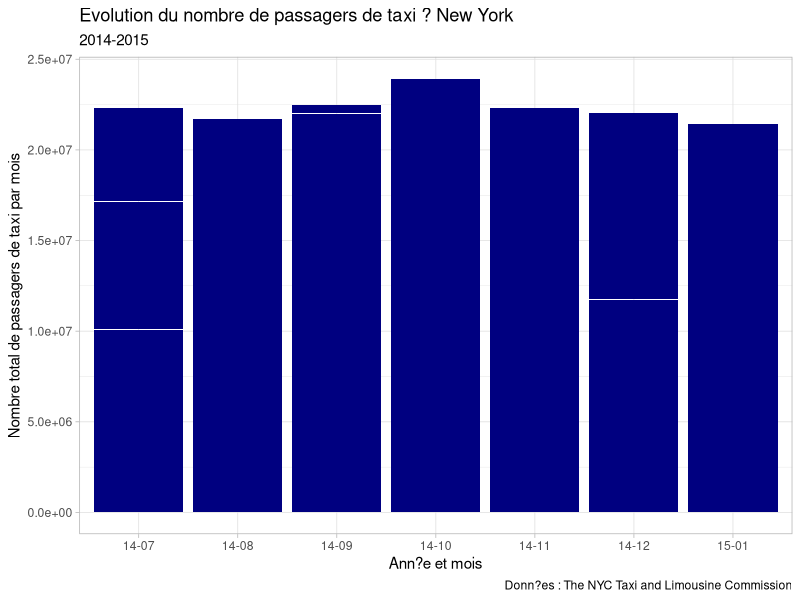
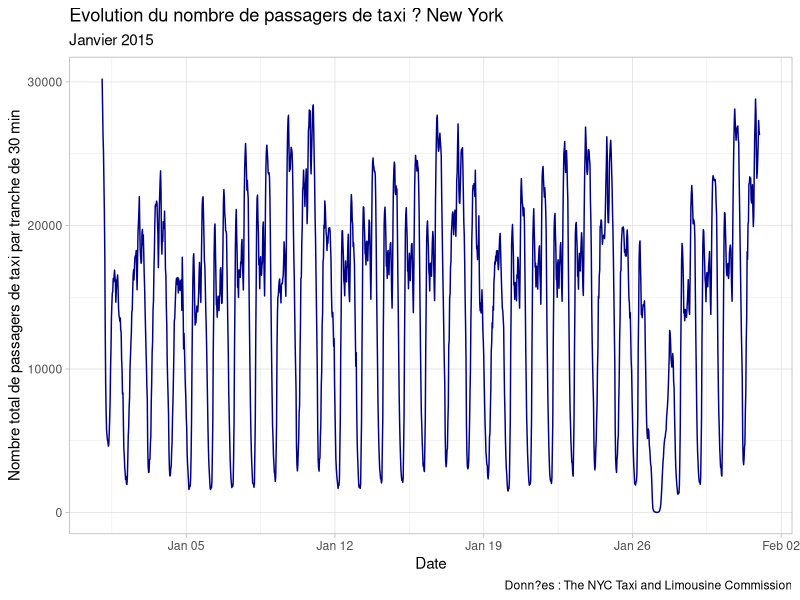
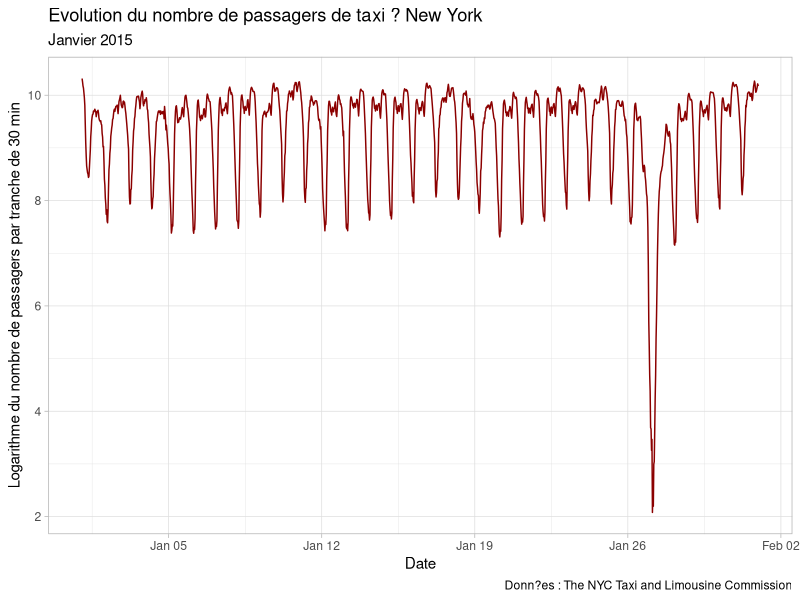

Source code (R) for these figures, in order: (Note: this script raises an error after producing the figures.)
## L3 MIASHS - Ann?e 2022-2023
## Universit? Rennes I
## Projet AS - Le trafic de taxis ? New York au mois de janvier 2015

################################################################################################

## R?pertoire de travail
setwd("C:/Users/lebre/OneDrive/Bureau/AS/Projet AS")
getwd()

## Packages
library(lubridate)
library(ggplot2)
library(viridis)
library(timeDate)
library(car)


################################################################################################
# I-Analyse descriptive ########################################################################
################################################################################################

# Importation des donn?es
df=read.csv(file = "new_york_taxis_2014-2015.csv",sep = ",",row.names=1)
nrow(df)
df_complet = df

# conversion de timestamp en date + heure
df$timestamp <- ymd_hms(as.character(df$timestamp))

df <- df[(df$timestamp>"2015-01-01 00:30:00"),]
df$times=seq(1,nrow(df))
nrow(df)
summary(df)

df_complet$moisannee <- strftime(df_complet$timestamp, "%y-%m")

### Graphiques

# graphique des donn?es compl?tes par mois
ggplot(df_complet, aes(x=moisannee,y=value)) + 
  geom_bar(stat = "identity",fill="navy") +
  theme_light()+
# l?gende
  labs(title = "Evolution du nombre de passagers de taxi ? New York",
        subtitle = "2014-2015",
        caption = "Donn?es : The NYC Taxi and Limousine Commission",
        x = "Ann?e et mois", y = "Nombre total de passagers de taxi par mois")
  
# graphique des donn?es brutes 
ggplot(df, aes(x=timestamp, y=value)) +   
  geom_line(size=0.5,color="darkblue") +
  theme_light()+
  # l?gende
  labs(title = "Evolution du nombre de passagers de taxi ? New York ",
       subtitle = "Janvier 2015",
       caption = "Donn?es : The NYC Taxi and Limousine Commission",
       x = "Date", y = "Nombre total de passagers de taxi par tranche de 30 min")

# R?gression lin?aire : Nombre de passagers x Temps
reg <- lm(df$value~df$timestamp)
summary(reg) # p-value = 0.75 et R2=0 donc il n'y a pas de tendance lin?aire notable au cours du mois

# graphique des donn?es brutes en log 
ggplot(df, aes(x=timestamp, y=log(value))) +   
  geom_line(size=0.5,color="darkred") +
  theme_light()+
  # l?gende
  labs(title = "Evolution du nombre de passagers de taxi ? New York ",
       subtitle = "Janvier 2015",
       caption = "Donn?es : The NYC Taxi and Limousine Commission",
       x = "Date", y = "Logarithme du nombre de passagers par tranche de 30 min")

# cr?ation d'une colonne jour
df$jour <- strftime(df$timestamp, "%d")

# cr?ation d'une colonne jour de la semaine (weekday)
df$weekday <- weekdays(df$timestamp)
df$weekday <- factor(df$weekday, levels = c('lundi', 'mardi', 'mercredi', 'jeudi','vendredi','samedi','dimanche'))

# cr?ation d'une colonne Semaine/week-end
df$swe <-isWeekend(df$timestamp)
df$swe <- factor(df$swe)
levels(df$swe)[levels(df$swe)==TRUE] <- "Week-end"
levels(df$swe)[levels(df$swe)==FALSE] <- "Semaine"

# cr?ation d'une colonne heure
df$heure <- strftime(df$timestamp, "%H")
# cr?ation d'une colonne jour + heure
df$jour_heure <- strftime(df$timestamp, "%Y-%m-%d %H")


# agr?gation des donn?es par jour de la semaine (weekday) (moyenne)
df_weekday <- aggregate(value ~ weekday,df,FUN = mean)
# agr?gation des donn?es par semaine/week-end (sum)
df_swe <- aggregate(value ~ swe,df,FUN = sum)
# agr?gation des donn?es par heure (moyenne)
df_heure <- aggregate(value ~ heure,df,FUN = mean)
# agr?gation des donn?es par jour + heure (somme) et ajout de colonnes int?ressantes pour la suite
df_jour_heure <- aggregate(value ~ jour_heure,df,FUN = sum)
df_jour_heure$jour_heure <- ymd_h(as.character(df_jour_heure$jour_heure))
df_jour_heure$heure <- strftime(df_jour_heure$jour_heure, "%H")
df_jour_heure$jour <- strftime(df_jour_heure$jour_heure, "%d")
df_jour_heure$weekday <- weekdays(df_jour_heure$jour_heure)
df_jour_heure$weekday <- factor(df_jour_heure$weekday, levels =c('dimanche','samedi','vendredi',
                                                                 'jeudi','mercredi','mardi','lundi'))
df_jour_heure$swe <-isWeekend(df_jour_heure$jour_heure)
df_jour_heure$swe <- factor(df_jour_heure$swe)
levels(df_jour_heure$swe)[levels(df_jour_heure$swe)==TRUE] <- "Week-end"
levels(df_jour_heure$swe)[levels(df_jour_heure$swe)==FALSE] <- "Semaine"
summary(df_jour_heure)

# graphique des donn?es par jour + heure
ggplot(df_jour_heure, aes(x=jour_heure, y=value)) + 
  geom_line(size=0.7,color="blue") +
  theme_light()+
  # l?gende
  labs(title = "Evolution du nombre de passagers de taxi ? New York ",
       subtitle = "Janvier 2015",
       caption = "Donn?es : The NYC Taxi and Limousine Commission",
       x = "Date", y = "Nombre total de passagers de taxi par heure")

# graphique des donn?es par jour
ggplot(df, aes(x=jour,y=value,group=jour)) + 
  geom_bar(stat = "identity",fill="purple") +
  theme_light()+
  # l?gende
  labs(title = "Evolution du nombre de passagers de taxi ? New York ",
       subtitle = "Janvier 2015",
       caption = "Donn?es : The NYC Taxi and Limousine Commission",
       x = "Jour du mois de Janvier", y = "Nombre total de passagers de taxi par jour")

# graphique des donn?es par heure
ggplot(df_weekday, aes(x=weekday, y=value)) + 
  geom_bar(stat = "identity",fill="darkblue") +
  theme_light()+
  # l?gende
  labs(title = "Evolution du nombre de passagers de taxi ? New York ",
       subtitle = "Janvier 2015",
       caption = "Donn?es : The NYC Taxi and Limousine Commission",
       x = "Jour de la semaine", y = "Nombre moyen de passagers de taxi par jour de la semaine")

# graphique des donn?es par heure
ggplot(df_heure, aes(x=heure, y=value)) + 
  geom_bar(stat = "identity",fill="darkred") +
  theme_light()+
  # l?gende
  labs(title = "Evolution du nombre de passagers de taxi ? New York ",
       subtitle = "Janvier 2015",
       caption = "Donn?es : The NYC Taxi and Limousine Commission",
       x = "Heure de la journ?e", y = "Nombre moyen de passagers de taxi par heure")


# diagramme circulaire Week-end/Semaine
df_swe$pourcentage=round(df_swe$value/sum(df_swe$value)*100,2)
ggplot(df_swe,aes(x="", y=value, fill=swe)) +
  geom_bar(stat="identity", width=1)+
  geom_text(aes(label = paste(pourcentage,"%",sep ="")),
            position = position_stack(vjust = 0.5)) +
  coord_polar("y", start=0)

# graphique des donn?es par heure + jour de la semaine
ggplot(df_jour_heure, aes(x=heure,y=value,group=weekday,fill=weekday)) + 
  geom_bar(stat = "identity",position="dodge") +
  theme_light()+
  # l?gende
  labs(title = "Evolution du nombre de passagers de taxi ? New York ",
       subtitle = "Janvier 2015",
       caption = "Donn?es : The NYC Taxi and Limousine Commission",
       x = "Heure", y = "Nombre total de passagers de taxi par heure")

# graphique des donn?es par heure + semaine ou week-end
ggplot(df_jour_heure, aes(x=heure,y=value,group=swe,fill=swe)) + 
  geom_bar(stat = "identity",position="dodge") +
  theme_light()+
  # l?gende
  labs(title = "Evolution du nombre de passagers de taxi ? New York",
       subtitle = "Janvier 2015",
       caption = "Donn?es : The NYC Taxi and Limousine Commission",
       x = "Heure", y = "Nombre total de passagers de taxi par heure")

# carte de chaleur : Jour x Heure
ggplot(df_jour_heure,aes(jour,heure,fill=value)) +
  geom_tile()+
  theme_classic() +
  scale_fill_viridis(name="Nombre de passagers par heure",option ="viridis") +
  labs(title = "Evolution du nombre de passagers de taxi ? New York",
       subtitle = "Janvier 2015",
       caption = "Donn?es : The NYC Taxi and Limousine Commission",
       x = "Jour", y = "Heure")

# carte de chaleur : Weekday x Jour
ggplot(df_jour_heure,aes(heure,weekday,fill=value)) +
  geom_tile()+
  theme_classic() +
  scale_fill_viridis(name="Nombre de passagers moyen par heure",option ="plasma") +
  labs(title = "Evolution du nombre de passagers de taxi ? New York",
       subtitle = "Janvier 2015",
       caption = "Donn?es : The NYC Taxi and Limousine Commission",
       x = "Heure", y = "Jour de la semaine")


################################################################################################
# II-Moyennes mobiles ##########################################################################
################################################################################################

## Suppression des anomalies

# Le nouvel an : on le remplace par le jeudi suivant (les 10 premi?res heures)
prim8 <- which(df$jour=="08")[1]
df[1:20,]$value <- df[prim8:(prim8+19),]$value

# Le blizzard du 26, 27 et 28 janvier : on les remplace par les 19,20 et 21 du mois
prim26 <- which(df$jour=="26")[1]
prim19 <- which(df$jour=="19")[1]
df[prim26:(prim26+48*3),]$value <- df[prim19:(prim19+48*3),]$value

# cr?ation de la s?rie temporelle
df_periode<- ts(data = df$value,start = 01+(1/48),end = 31+(48/48),frequency = 48)
length(df_periode)

## M?thode de la bande

# graphique de la s?rie temporelle sans anomalies
plot(df_periode,type="l",main="Evolution du nombre de passagers sans anomalies",
     xlab="Jour du mois de janvier 2015",ylab="Nombre de passagers par tranche de 30 min")
# les droites ne sont pas paralleles donc il semble s'agir d'un mod?le multiplicatif

## M?thode du profil

mat=matrix(data=df_periode,nrow=31,ncol=48,byrow=TRUE)
ymin=min(mat[1:31,])
ymax=max(mat[1:31,])
plot(mat[1,],type="l",col=1,ylim=c(ymin,ymax),main="Profils des 31 jours",
     xlab="Tranches de 30 min sur une journ?e",ylab="Nombre de passagers")
for(i in 2:31) {lines(mat[i,],type="l",col=i,lwd=2)}
# les courbes ne se superposent pas vraiment donc il semble s'agir d'un mod?le multiplicatif 

## Test de Buys-Ballot pour d?terminer le mod?le

# calcul des moyenne par jour pour chaque observation
aggmean<- aggregate(df$value,list(jour=df$jour),mean)
# calcul des ecarts types par jour pour chaque observation
aggsd<-aggregate(df$value,list(jour=df$jour),FUN="sd")
# on effectue une regression lineaire 
buys_ballot<- lm(aggsd$x~aggmean$x)
reg_bb <- summary(buys_ballot)
reg_bb
plot(aggsd$x~aggmean$x,main="Moyennes des jours x Ecarts-types des jours",xlab="Moyenne du jour",ylab="Ecart-type du jour",lwd=2)
abline(reg_bb$coefficients[1],reg_bb$coefficients[2],col='red',lwd=2)

# p-value < 0.05 donc relation lin?aire effective 
# On rejette l'hypothese nulle. Donc le modele est multiplicatif

## Transformation de la s?rie mutliplicative : transformation de BOX-COX

lambda <- powerTransform(df$value)$lambda
df$mod <- ((df$value^lambda)-1)/lambda
# graphique de la s?rie transform?e
plot(df$mod,type="l",main="Evolution du nombre transform? de passagers sur le mois de Janvier 2015",
     ylab="Nombre transform? de passagers")

## MM  d'ordre 49

filter48=c(1/96,rep(1/48,47),1/96)
df$modf49=filter(df$mod, filter48, method = "convolution",sides = 2, circular = FALSE)

# graphique de la moyenne mobile d'odre 49
plot(df$mod,type='l',col='black',lwd=1,main="Evolution du nombre transform? de passagers x Moyenne Mobile d'ordre 49",
     ylab="Nombre transform? de passagers")
lines(df$modf49,type='l',col='blue',lwd=2)

# calcul des coefficients saisonniers 
df$modsais0=df$mod-df$modf49
modsais0=tapply(df$modsais0,df$jour,mean,na.rm=TRUE)
sais0moy=mean(modsais0)
sais0bis=modsais0-sais0moy # coefficients saisonniers finals
df$sais0bis=rep(sais0bis,48) # ajout des coefficients saisonniers au dataframe

# extrapolation de la tendance
df$desais=df$mod-df$sais0bis
# graphique de la s?rie d?saisonnalis?e
plot(df$desais,type='l',main="S?rie transform?e d?saisonnalis?e",
     ylab="Nombre transform? d?saisonnalis? de passagers",col='darkblue')

reg1=lm(df$desais~df$times)
summary(reg1) # p-value < 0.05 donc relation lin?aire effective 
# estimations de la tendance
df$tchap0=reg1$coefficients[1]+reg1$coefficients[2]*df$times
# previsions de la serie mod
df$prev0=df$tchap0+df$sais0bis

# graphique de la s?rie transform?e x pr?vision x tendance
plot(df$mod~df$times,type='l',col='black',lwd=1.5,main="S?rie transform?e x Pr?vision x Tendance",
     ylab="Nombre transform? de passagers")
lines(df$prev0~df$times,type='l',col='blue',lwd=1.5)
lines(df$tchap0~df$times,type='l',col='red',lwd=2.5)


# estimation et previsions de la serie df
df$prev1=(lambda*df$prev0+1)^(1/lambda)

# graphique de la s?rie x pr?vision
plot(df$value~df$times,type='l',col='black',lwd=1.5,main="S?rie du nombre de passagers x Pr?vision",
     ylab="Nombre de passagers")
lines(df$prev1~df$times,type='l',col='red',lwd=1.5)


################################################################################################
# III-Lissages #################################################################################
################################################################################################

# Il y a une tendance et une saisonnalit? donc on effectue un lissage de Holt-Winters

# Lissage de Holt-Winters sans declaration des coefficients de lissage, Modele additif
HW1=HoltWinters(df_periode)
HW1
plot(HW1,lwd=2,col="black")
HW1fit=fitted(HW1)
HW1fit
p1=predict(HW1,12,prediction.interval=TRUE)
plot(HW1,p1,lwd=2,col="black")


# Lissage de Holt-Winters sans declaration des coefficients de lissage, Modele multiplicatif
HW2=HoltWinters(df_periode,seasonal="multiplicative")
HW2
plot(HW2,lwd=2,col="black")
HW2fit=fitted(HW2)
HW2fit
p2=predict(HW2,12,prediction.interval=TRUE)
plot(HW2,p2,lwd=2,col="black")

plot(HW1fit)
plot(HW2fit)

dif= HW1$SSE-HW2$SSE
dif # La somme des carr?s des r?sidus du 1er mod?le est plus faible
# Donc le premier lissage (additif) est le meilleur


